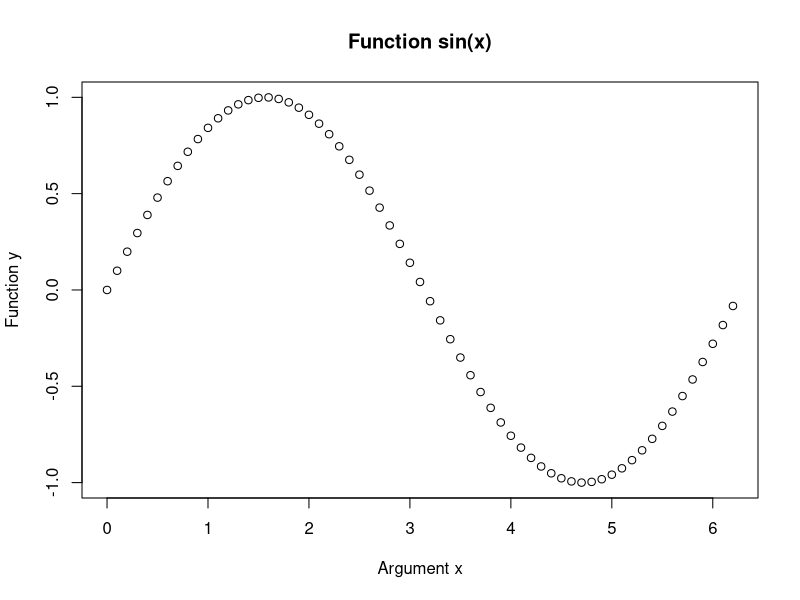
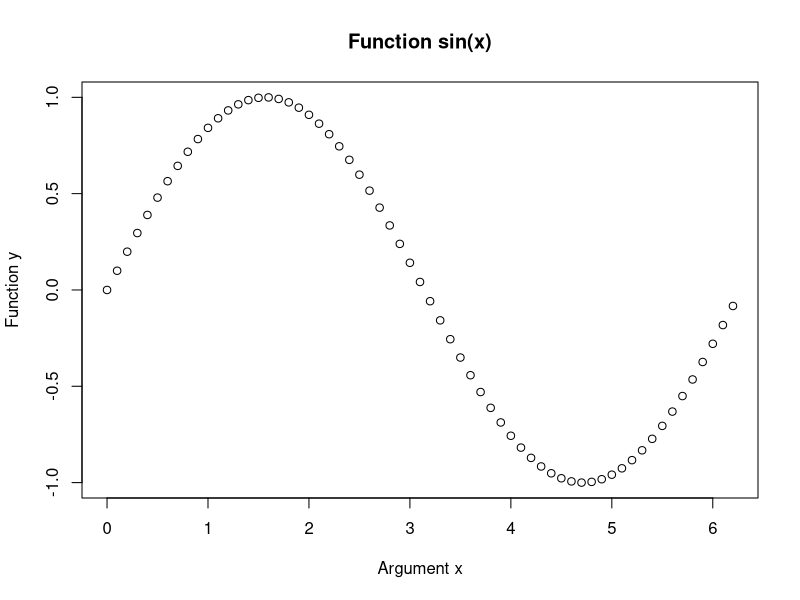

Generate these figures, in order, with R:
x <- seq(from = 0, to = 6.28, by = 0.1)

y <- sin(x)

plot(x,y,xlab="Argument x", ylab="Function y", main="Function sin(x)")

tiff(filename="D:/Univer/Data mining/1/plot.tiff", res=200)
plot(x,y,xlab="Argument x", ylab="Function y", main="Function sin(x)")
dev.off()